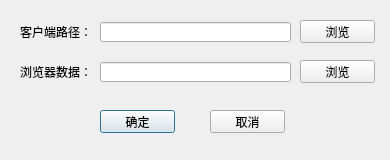
<?xml version="1.0" encoding="UTF-8"?>
<ui version="4.0">
 <class>Dialog</class>
 <widget class="QDialog" name="Dialog">
  <property name="geometry">
   <rect>
    <x>0</x>
    <y>0</y>
    <width>390</width>
    <height>160</height>
   </rect>
  </property>
  <property name="minimumSize">
   <size>
    <width>390</width>
    <height>160</height>
   </size>
  </property>
  <property name="maximumSize">
   <size>
    <width>390</width>
    <height>160</height>
   </size>
  </property>
  <property name="windowTitle">
   <string>路径设置</string>
  </property>
  <widget class="QLabel" name="label">
   <property name="geometry">
    <rect>
     <x>20</x>
     <y>24</y>
     <width>71</width>
     <height>16</height>
    </rect>
   </property>
   <property name="text">
    <string>客户端路径：</string>
   </property>
  </widget>
  <widget class="QLineEdit" name="lineEditPCClientPath">
   <property name="geometry">
    <rect>
     <x>100</x>
     <y>22</y>
     <width>191</width>
     <height>20</height>
    </rect>
   </property>
  </widget>
  <widget class="QPushButton" name="btnCancel">
   <property name="geometry">
    <rect>
     <x>210</x>
     <y>110</y>
     <width>75</width>
     <height>23</height>
    </rect>
   </property>
   <property name="text">
    <string>取消</string>
   </property>
  </widget>
  <widget class="QPushButton" name="btnOk">
   <property name="geometry">
    <rect>
     <x>100</x>
     <y>110</y>
     <width>75</width>
     <height>23</height>
    </rect>
   </property>
   <property name="text">
    <string>确定</string>
   </property>
   <property name="default">
    <bool>true</bool>
   </property>
  </widget>
  <widget class="QPushButton" name="btnOpen">
   <property name="geometry">
    <rect>
     <x>300</x>
     <y>20</y>
     <width>75</width>
     <height>23</height>
    </rect>
   </property>
   <property name="text">
    <string>浏览</string>
   </property>
  </widget>
  <widget class="QLineEdit" name="lineEditWebData">
   <property name="geometry">
    <rect>
     <x>100</x>
     <y>62</y>
     <width>191</width>
     <height>20</height>
    </rect>
   </property>
  </widget>
  <widget class="QLabel" name="label_2">
   <property name="geometry">
    <rect>
     <x>20</x>
     <y>64</y>
     <width>71</width>
     <height>16</height>
    </rect>
   </property>
   <property name="text">
    <string>浏览器数据：</string>
   </property>
  </widget>
  <widget class="QPushButton" name="btnOpen2">
   <property name="geometry">
    <rect>
     <x>300</x>
     <y>60</y>
     <width>75</width>
     <height>23</height>
    </rect>
   </property>
   <property name="text">
    <string>浏览</string>
   </property>
  </widget>
 </widget>
 <resources/>
 <connections>
  <connection>
   <sender>btnCancel</sender>
   <signal>clicked()</signal>
   <receiver>Dialog</receiver>
   <slot>reject()</slot>
   <hints>
    <hint type="sourcelabel">
     <x>252</x>
     <y>93</y>
    </hint>
    <hint type="destinationlabel">
     <x>356</x>
     <y>94</y>
    </hint>
   </hints>
  </connection>
 </connections>
</ui>
